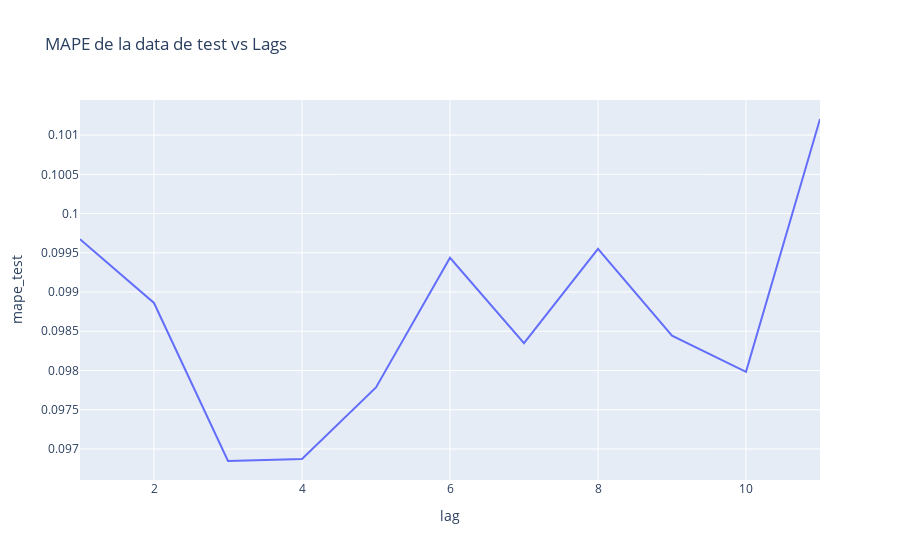

Notebook source saved alongside this figure:
### Code cell
fig_mape = px.line(
    df_pruebas, x="lag", y="mape_test", title="MAPE de la data de test vs Lags"
)

fig_mape.show()

### Figure 1 — Plotly figure (JSON) as saved in the notebook; plotly's stock layout.template omitted (floating-point values rounded to 4 significant figures)
{"data": [{"hovertemplate": "lag=%{x}<br>mape_test=%{y}<extra></extra>", "legendgroup": "", "line": {"color": "#636efa", "dash": "solid"}, "marker": {"symbol": "circle"}, "mode": "lines", "name": "", "orientation": "v", "showlegend": false, "type": "scatter", "x": [1, 2, 3, 4, 5, 6, 7, 8, 9, 10, 11], "xaxis": "x", "y": [0.09967, 0.09886, 0.09685, 0.09687, 0.09778, 0.09944, 0.09835, 0.09955, 0.09844, 0.09798, 0.1012], "yaxis": "y"}], "layout": {"legend": {"tracegroupgap": 0}, "title": {"text": "MAPE de la data de test vs Lags"}, "xaxis": {"anchor": "y", "domain": [0, 1], "title": {"text": "lag"}}, "yaxis": {"anchor": "x", "domain": [0, 1], "title": {"text": "mape_test"}}}}
